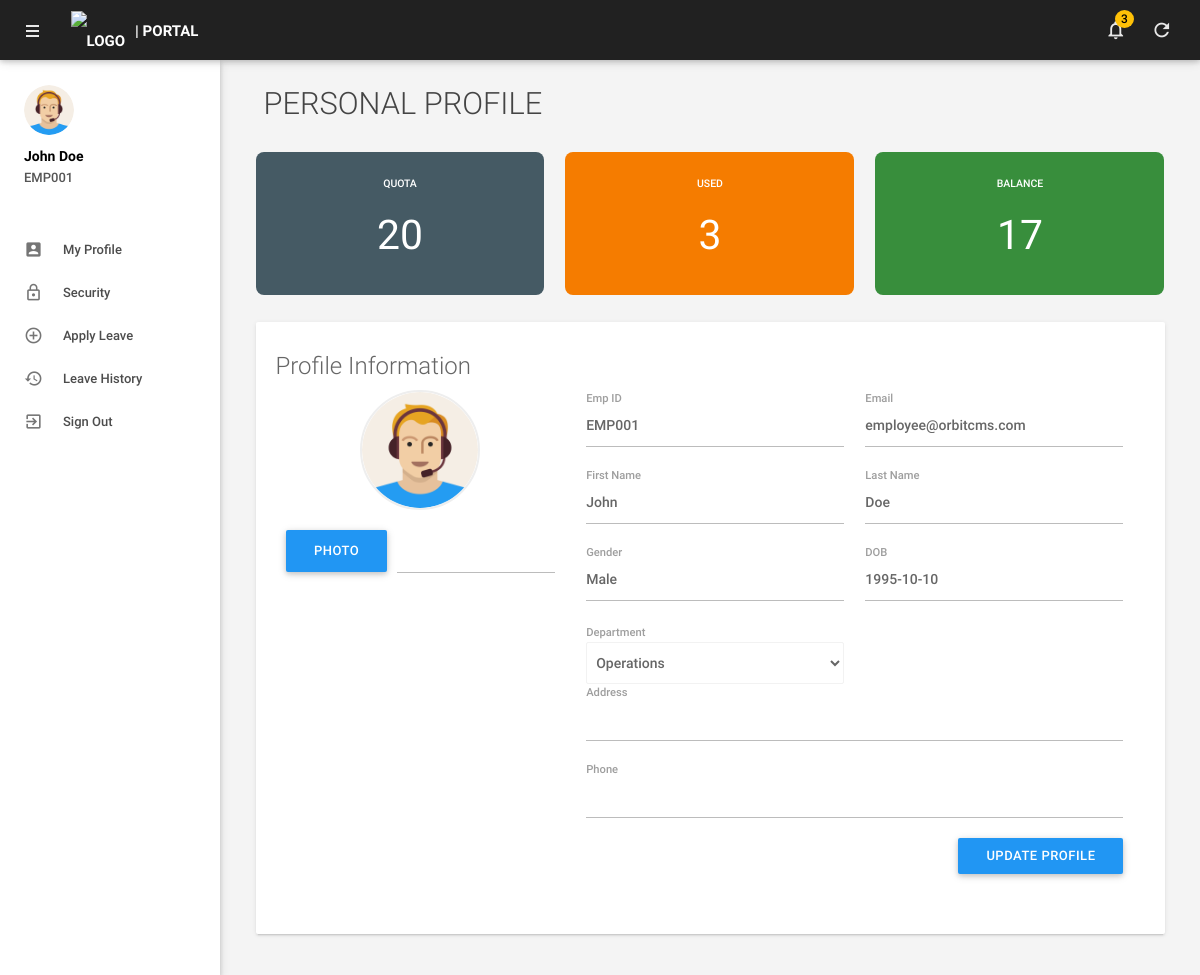
/myprofile.php (signed in), run on the app's committed database.
### tables this page shows
CREATE TABLE `tblemployees` (
  `id` int(11) NOT NULL AUTO_INCREMENT,
  `EmpId` varchar(100) NOT NULL,
  `FirstName` varchar(150) NOT NULL,
  `LastName` varchar(150) NOT NULL,
  `EmailId` varchar(200) NOT NULL,
  `Password` varchar(255) NOT NULL,
  `Gender` varchar(100) DEFAULT NULL,
  `Dob` varchar(100) DEFAULT NULL,
  `Department` varchar(255) DEFAULT NULL,
  `Address` varchar(255) DEFAULT NULL,
  `City` varchar(200) DEFAULT NULL,
  `State` varchar(150) DEFAULT NULL,
  `Country` varchar(150) DEFAULT 'Nigeria',
  `Phonenumber` char(15) DEFAULT NULL,
  `Status` int(1) NOT NULL DEFAULT 1,
  `role` int(11) NOT NULL,
  `LeavesTaken` int(11) DEFAULT 0,
  `ExtraLeaves` int(11) DEFAULT 0,
  `imageFileName` varchar(255) DEFAULT 'profile-image.png',
  `hash` varchar(255) DEFAULT NULL,
  `RegDate` timestamp NOT NULL DEFAULT CURRENT_TIMESTAMP,
  PRIMARY KEY (`id`),
  UNIQUE KEY `EmailId` (`EmailId`),
  UNIQUE KEY `EmpId` (`EmpId`)
);

CREATE TABLE `tblsettings` (
  `id` int(11) NOT NULL AUTO_INCREMENT,
  `SettingKey` varchar(100) NOT NULL,
  `SettingValue` varchar(255) DEFAULT NULL,
  PRIMARY KEY (`id`),
  UNIQUE KEY `SettingKey` (`SettingKey`)
);

### myprofile.php (the view, shortened to what this page needs)
<?php
include('includes/config.php');
$email = $_SESSION['emplogin'];
$stmtS = $dbh->query("SELECT SettingValue FROM tblsettings WHERE SettingKey='base_max_leaves'");
$baseMax = (int)$stmtS->fetchColumn();
$user = $dbh->prepare("SELECT * FROM tblemployees WHERE EmailId=?");
$user->execute([$email]);
$row = $user->fetch();
$total = $baseMax + $row->ExtraLeaves;
$avail = $total - $row->LeavesTaken;
$imgSrc = (!empty($row->imageFileName) && $row->imageFileName !== 'profile-image.png') ? 'uploads/'.$row->imageFileName : "assets/images/profile-image.png";
?>
<!DOCTYPE html>
<html lang="en">
<head>
    <?php include('includes/head.php'); ?>
</head>
<body>
    <?php include('includes/header.php');?>
    <?php include('includes/sidebar.php');?>
    <main class="mn-inner">
        <div class="row">
            <div class="col s12"><div class="page-title">Personal Profile</div></div>
            <div class="col s12 m4"><div class="stats-box blue-grey darken-2"><small>QUOTA</small><h3><?php echo $total; ?></h3></div></div>
            <div class="col s12 m4"><div class="stats-box orange darken-2"><small>USED</small><h3><?php echo $row->LeavesTaken; ?></h3></div></div>
            <div class="col s12 m4"><div class="stats-box green darken-2"><small>BALANCE</small><h3><?php echo $avail; ?></h3></div></div>
            <div class="col s12">
                <div class="card"><div class="card-content">
                    <form method="post" enctype="multipart/form-data">
                        <span class="card-title">Profile Information</span>
                        <div class="row">
                            <div class="col m4 s12 center-align">
                                <img src="<?php echo $imgSrc; ?>" class="circle" style="width:120px; height:120px; border:2px solid #eee;">
                                <div class="file-field input-field"><div class="btn blue btn-small"><span>Photo</span><input type="file" name="file"></div><div class="file-path-wrapper"><input class="file-path" type="text"></div></div>
                            </div>
                            <div class="col m8 s12">
                                <div class="row">
                                    <div class="input-field col m6 s12"><input value="<?php echo htmlentities($row->EmpId); ?>" readonly><label class="active">Emp ID</label></div>
                                    <div class="input-field col m6 s12"><input value="<?php echo htmlentities($row->EmailId); ?>" readonly><label class="active">Email</label></div>
                                    <div class="input-field col m6 s12"><input name="firstName" value="<?php echo htmlentities($row->FirstName); ?>" required><label class="active">First Name</label></div>
                                    <div class="input-field col m6 s12"><input name="lastName" value="<?php echo htmlentities($row->LastName); ?>" required><label class="active">Last Name</label></div>
                                    <div class="input-field col m6 s12"><input name="gender" value="<?php echo htmlentities($row->Gender); ?>" required><label class="active">Gender</label></div>
                                    <div class="input-field col m6 s12"><input name="dob" type="text" class="datepicker" value="<?php echo htmlentities($row->Dob); ?>"><label class="active">DOB</label></div>
                                    <div class="col m6 s12"><label>Department</label><select name="department" class="browser-default">
                                        <?php $qD=$dbh->query("SELECT DepartmentName FROM tbldepartments"); while($rD=$qD->fetch()){ $sel=($row->Department==$rD->DepartmentName)?'selected':''; echo "<option value='".htmlentities($rD->DepartmentName)."' $sel>".htmlentities($rD->DepartmentName)."</option>"; } ?>
                                    </select></div>
                                    <div class="input-field col s12"><input name="address" value="<?php echo htmlentities($row->Address); ?>" required><label class="active">Address</label></div>
                                    <div class="input-field col s12"><input name="mobileno" value="<?php echo htmlentities($row->Phonenumber); ?>" required><label class="active">Phone</label></div>
                                    <div class="col s12 right-align"><button type="submit" name="update" class="btn blue">Update Profile</button></div>
                                </div>
                            </div>
                        </div>
                    </form>
                </div></div>
            </div>
        </div>
    </main>
</body>
</html>

### includes/sidebar.php (shortened to what this page needs)
<?php
$base_path = (strpos($_SERVER['SCRIPT_NAME'], '/admin/') !== false) ? '../' : '';
$user_session_data = $_SESSION['user_data'] ?? [];
$sidebar_user_name = $user_session_data['name'] ?? "User";
$sidebar_emp_id = $user_session_data['empid'] ?? "";
$sidebar_img = $user_session_data['img'] ?? "assets/images/profile-image.png";
?>
<aside id="slide-out" class="side-nav white fixed">
    <div class="side-nav-wrapper">
        <div class="sidebar-profile">
            <div class="sidebar-profile-image">
                <img src="<?php echo $base_path . $sidebar_img; ?>" class="circle" alt="Profile">
            </div>
            <div class="sidebar-profile-info">
                <p><?php echo $sidebar_user_name; ?></p>
                <span><?php echo $sidebar_emp_id; ?></span>
            </div>
        </div>
        <ul class="sidebar-menu collapsible collapsible-accordion" data-collapsible="accordion">
            <li class="no-padding"><a class="waves-effect waves-grey" href="<?php echo $base_path; ?>myprofile.php"><i class="material-icons">account_box</i>My Profile</a></li>
            <li class="no-padding"><a class="waves-effect waves-grey" href="<?php echo $base_path; ?>emp-changepassword.php"><i class="material-icons">lock_outline</i>Security</a></li>
            <li class="no-padding"><a class="waves-effect waves-grey" href="<?php echo $base_path; ?>apply-leave.php"><i class="material-icons">add_circle_outline</i>Apply Leave</a></li>
            <li class="no-padding"><a class="waves-effect waves-grey" href="<?php echo $base_path; ?>leavehistory.php"><i class="material-icons">history</i>Leave History</a></li>
            <li class="no-padding">
                <a class="waves-effect waves-grey" href="<?php echo $base_path; ?>logout.php"><i class="material-icons">exit_to_app</i>Sign Out</a>
            </li>
        </ul>
    </div>
</aside>

### includes/head.php (style rules this page uses)
.page-title { font-weight: 300 !important; color: #444; margin-bottom: 30px; font-size: 2.2rem; }

### myprofile.php (style rules this page uses)
.stats-box { text-align: center; padding: 20px; border-radius: 8px; color: #fff; margin-bottom: 20px; }

### data on the page
tblemployees: EmpId "EMP001", LeavesTaken "3", imageFileName (picture), EmailId "employee@orbitcms.com", firstName "John", lastName "Doe", gender "Male", dob "1995-10-10"
tblsettings: SettingValue "20", SettingValue.LeavesTaken "17"

### other printed values
$h_title "| PORTAL"
$h_unread "3"
$sidebar_user_name "John Doe"
form field department "Operations"
